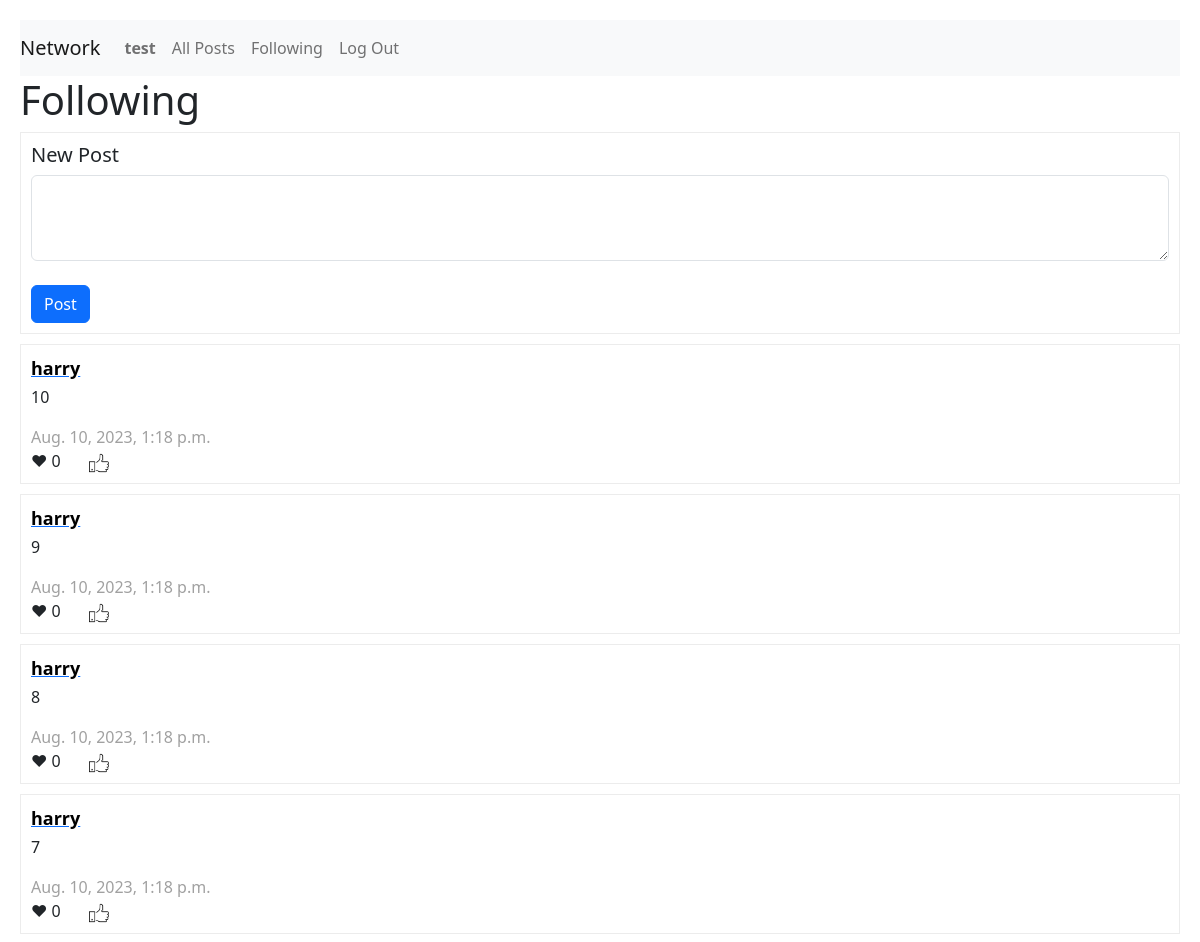
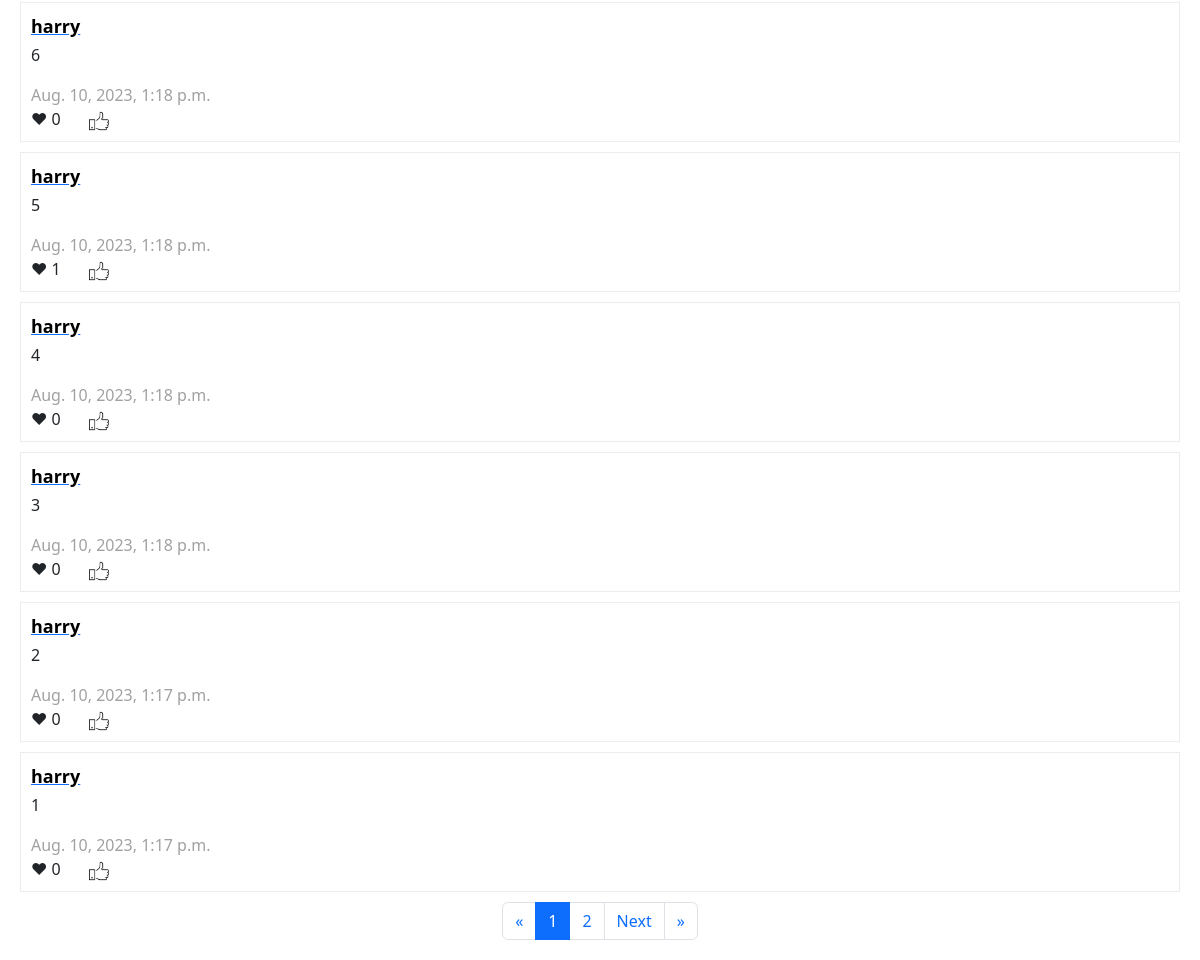
Page /following (signed in) on the earlier database version (2 pictures, top to bottom).
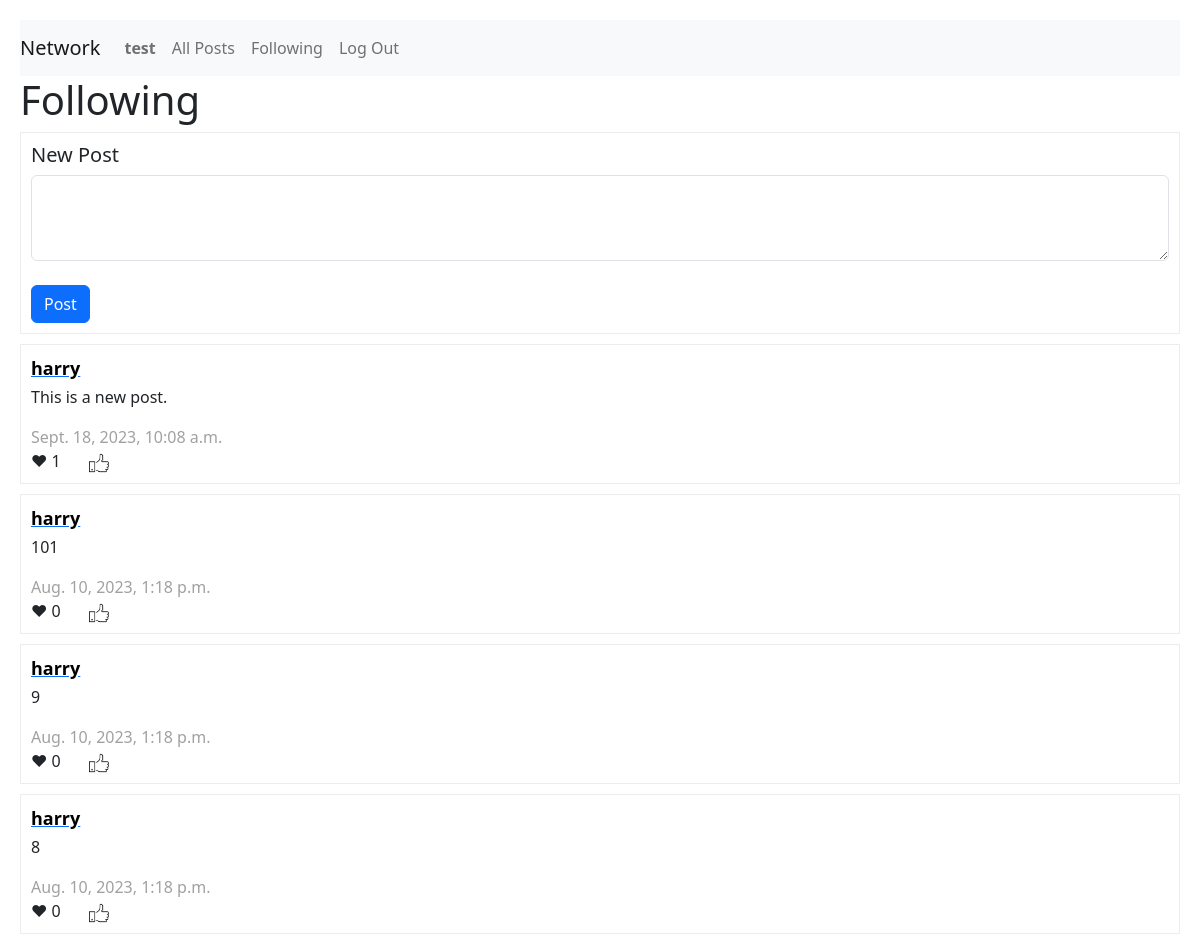
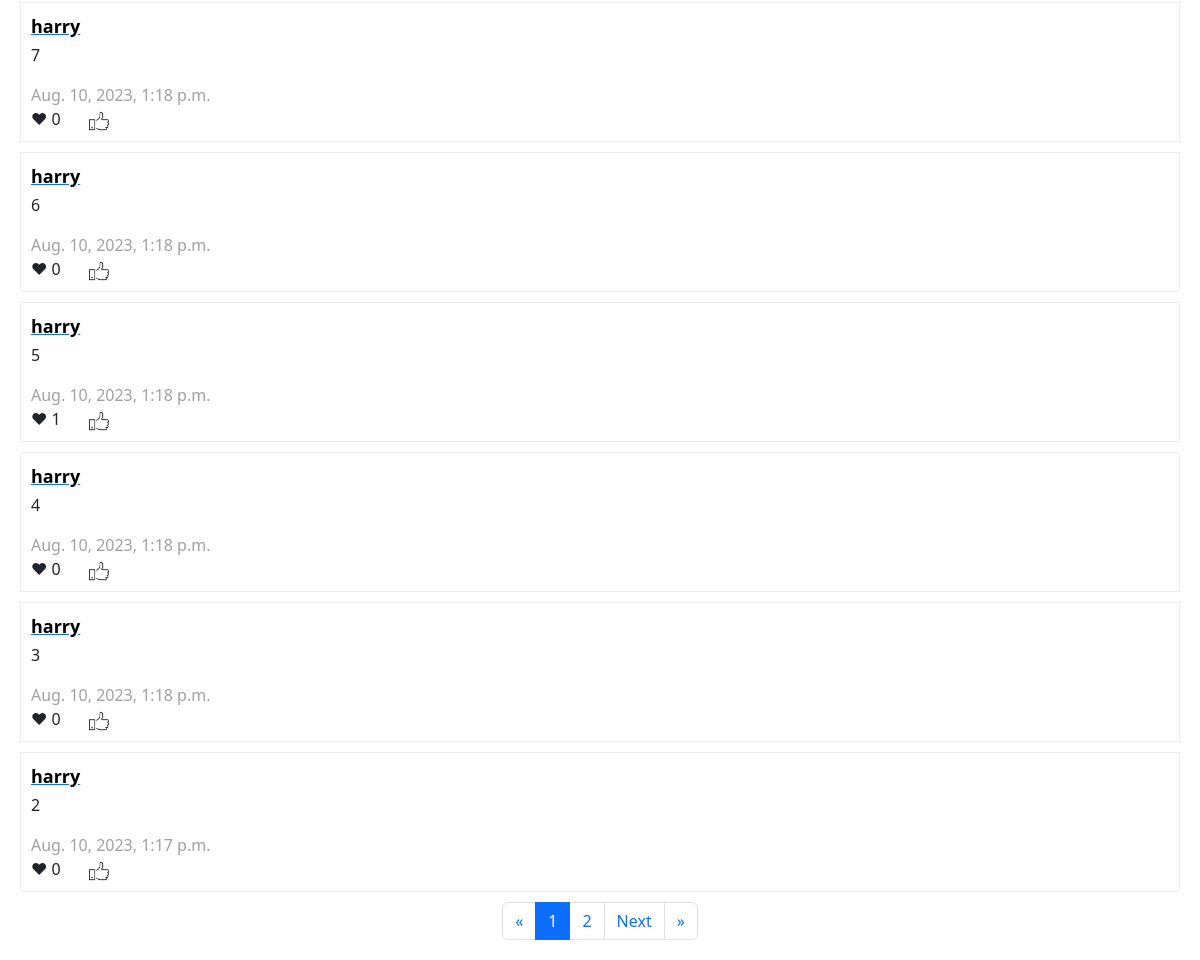
Same page on the later database version (2 pictures, top to bottom).
### network/models.py (models this page shows, shortened)
class User(AbstractUser):
    pass

class Post(models.Model):
    user = models.ForeignKey(User, on_delete=models.CASCADE, related_name="posts")
    text = models.CharField(max_length=500)
    timestamp = models.DateTimeField(auto_now_add=True)

### network/views.py (the view)
# urls.py: path("following", views.following, name="following"),
@login_required
def following(request):
    followed_users = Following.objects.filter(user=request.user).values_list('followed_users', flat=True)
    posts = Post.objects.filter(user__in=followed_users).order_by("-timestamp")
    paginator = Paginator(posts, 10)
    page_number = request.GET.get('page')
    page_obj = paginator.get_page(page_number)
    return render(request, "network/following.html", {
        "page_obj":page_obj,
        "form":PostForm,
    })

### network/templates/network/following.html (shortened to what this page needs)
{% extends "network/layout.html" %}
{% load static %}
{% block body %}
    <h1>Following</h1>
    {% if user.is_authenticated %}
        <form method = "post" id="create-post" action="{% url 'create_post' %}">
            <h5>New Post</h5>
            <div id="new-post">
                {{ form }}
            </div>
            <br>
            <button class="btn btn-primary" type="submit" id="send-post">Post</button>
        </form>
    {% endif %}
    <div id = view-posts>
        {% for post in page_obj %}
        <div id = post-details>
            <a href="{% url 'view_profile' post.user.id %}"><div class="username">{{ post.user.username}}</div></a>
            <div class="text">{{ post.text|linebreaks}}</div>
            <div class="timestamp">{{ post.timestamp}}</div>
            <div class="likes">&#10084;
                <div id="like_count{{post.id}}" class="d-inline">
                    {{ post.likes.count }}
                </div>
                {% if request.user != post.user %}
                    {% if post.id in post_liked %}
                        <p class="d-inline px-4" id="like{{post.id}}" onclick="updateLikes({{post.id}},{{post_likes}})">
                            <img src="{% static '/images/thumbs-down.png' %}" class="thumbs">
                        </p>
                    {% else %}
                        <p class="d-inline px-4" id="like{{post.id}}" onclick="updateLikes({{post.id}},{{post_likes}})">
                            <img src="{% static '/images/thumbs-up.png' %}" class="thumbs">
                        </p>
                    {% endif %}
                {% endif %}
            </div>
        </div>
        {% endfor %}
        {% include "network/pagination.html" %}
    </div>
{% endblock %}

### network/templates/network/layout.html (shortened to what this page needs)
{% load static %}
<!DOCTYPE html>
<html lang="en">
    <head>
        <link href="https://cdn.jsdelivr.net/npm/bootstrap@5.0.0-beta3/dist/css/bootstrap.min.css" rel="stylesheet"/>
        <link rel="stylesheet" href="https://cdn.jsdelivr.net/npm/bootstrap@5.3.2/dist/css/bootstrap.min.css">
        <link href="{% static 'network/styles.css' %}" rel="stylesheet">
    </head>
    <body>
        <nav class="navbar navbar-expand-lg navbar-light bg-light">
            <a class="navbar-brand" href="{% url 'index' %}">Network</a>
            <div>
              <ul class="navbar-nav mr-auto">
                {% if user.is_authenticated %}
                    <li class="nav-item">
                        <strong><a class="nav-link" href="{% url 'view_profile' user.id %}">{{ user.username }}</a></strong>
                    </li>
                {% endif %}
                <li class="nav-item">
                  <a class="nav-link" href="{% url 'index' %}">All Posts</a>
                </li>
                {% if user.is_authenticated %}
                    <li class="nav-item">
                        <a class="nav-link" href="{% url 'following' %}">Following</a>
                    </li>
                    <li class="nav-item">
                        <a class="nav-link" href="{% url 'logout' %}">Log Out</a>
                    </li>
                {% endif %}
              </ul>
            </div>
          </nav>
        <div class="body">
            {% block body %}
            {% endblock %}
        </div>
    </body>
</html>

### network/templates/network/pagination.html (shortened to what this page needs)
{% block contents %}
    <ul class="pagination justify-content-center">
        <li class="page-item"><a class="page-link" href="?page=1">&laquo;</a></li>
        <li class="page-item active" aria-current="page">
            <span class="page-link">{{ page_obj.number }}</span>
        </li>
        {% if page_obj.has_next %}
            <li class="page-item"><a class="page-link" href="?page={{ page_obj.next_page_number }}"> {{ page_obj.next_page_number }} </a></li>
            <li class="page-item"><a class="page-link" href="?page={{ page_obj.next_page_number }}">Next</a></li>
        {% endif %}
        <li class="page-item"><a class="page-link" href="?page={{ page_obj.paginator.num_pages }}">&raquo;</a></li>
    </ul>
{% endblock %}

### network/static/network/styles.css (style rules this page uses)
body { margin:20px; position:relative; }
#create-post { padding:10px; border: 1px solid rgb(236, 236, 236); margin-bottom:10px; }
#post-details { border: 1px solid rgb(236, 236, 236); margin-bottom:10px; padding:10px; }
.username { font-weight: bold; font-size:18px; margin-bottom:3px; color:black; }
.timestamp { color:rgb(161, 161, 161) }
.thumbs { height: 20px; width : 20px; }

Differences in the rows shown:
no longer on this page (row unchanged): Post: user.username "harry", text "1", timestamp "Aug. 10, 2023, 1:17 p.m.", likes.count "0"
added Post: user.username "harry", text "This is a new post.", timestamp "Sept. 18, 2023, 10:08 a.m.", likes.count "1"
changed Post (number 2 of 10 on the later page): text "10" → "101"
